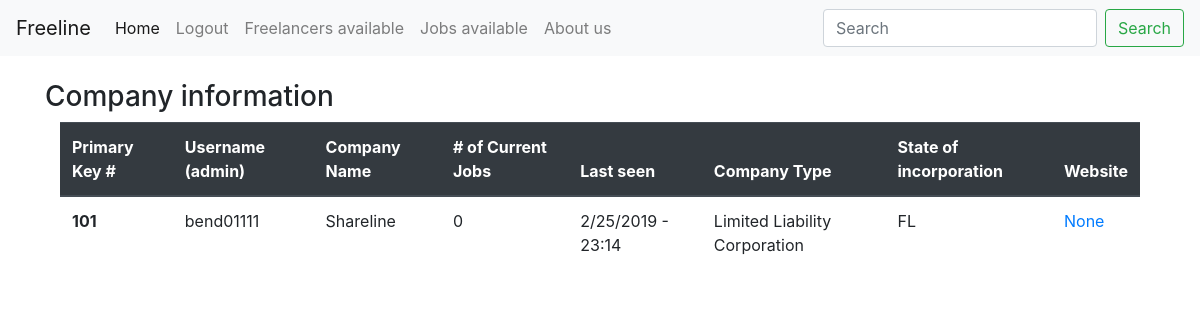
The page /admin/company_info (signed in) on the database as committed earlier.
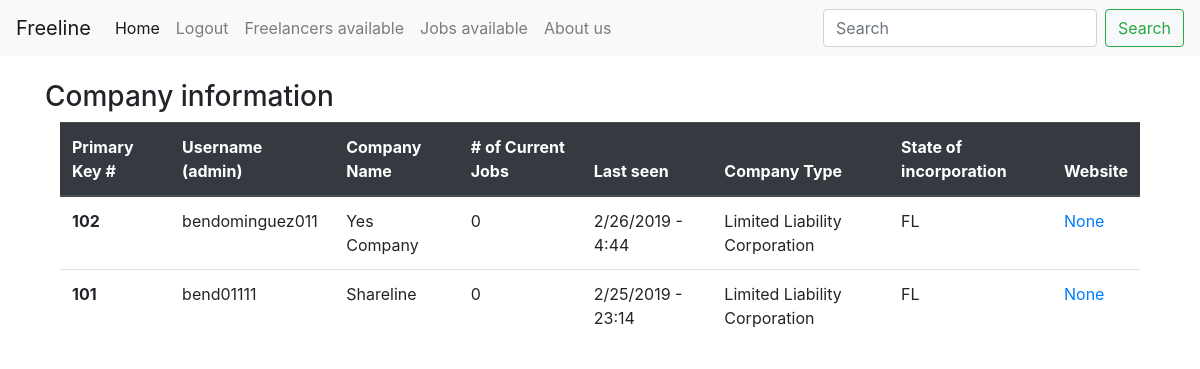
The same page on the database as committed later.
### app/models.py (models this page shows, shortened)
class User(db.Model, UserMixin):
    id = db.Column(db.Integer, primary_key=True)
    username = db.Column(db.String(64), index=True, unique=True)
    password = db.Column(db.String(64))
    first = db.Column(db.String(64), index=True)
    last = db.Column(db.String(64), index=True)
    registration_date = db.Column(db.DateTime, index=True)
    email = db.Column(db.String(64), index=True)
    hours_a_week = db.Column(db.String(64))
    occupation = db.Column(db.String(64), index=True, default='Developer')
    social_id = db.Column(db.String(64), nullable=True) #nullable?
    about_me = db.Column(db.String(1000))
    avatar_data = db.Column(db.String(400))
    last_seen = db.Column(db.DateTime, default=datetime.utcnow)
    startup = db.relationship('Startup', backref='admin', lazy='dynamic')
    jobs = db.relationship('Job', backref='freelancer', lazy='dynamic')
    resume = db.relationship('PastEmployments', backref='freelancer', lazy='dynamic')
    reviews = db.relationship('Reviews', backref='freelancer', lazy='dynamic')
    messages_sent = db.relationship('Message',
    foreign_keys='Message.sender_id', backref='sender', lazy='dynamic')
    messages_recieved = db.relationship('Message',
    foreign_keys='Message.recipient_id', backref='recipient', lazy='dynamic')
    last_message_read_time = db.Column(db.DateTime)
    roles = db.relationship('Role', secondary='user_roles')
    @login.user_loader
    def load_user(user_id):
        return User.query.get(int(user_id))
    def employer(self):
        return ('Employer' in [role.name for role in self.roles])
    def freelancer(self):
        return ('Freelancer' in [role.name for role in self.roles])
    def admin(self):
        return ('Admin' in [role.name for role in self.roles])
    def info(self):
        if self.employer():
            return '<Employer {0}>'.format(self.username)
        elif self.freelancer():
            return '<Freelancer {0} {1}>'.format(self.first, self.last)
        else:
            return '<ROLE NOT ASSIGNED FOR {0}>'.format(self.username)
    __repr__ = info

class Startup(UserMixin, db.Model):
    id = db.Column(db.Integer, primary_key=True)
    company_name = db.Column(db.String(64), index=True, unique=True)
    founded_date = db.Column(db.DateTime, index=True, default=datetime.utcnow)
    website = db.Column(db.String(64), unique=True, index=True)
    email = db.Column(db.String(64), unique=True, index=True)
    """
    information that should be available to developers who
    are considering taking equity in the firm
    """
    access_to_financials = db.Column(db.Boolean) # this can be marked with a check mark
    previously_funded = db.Column(db.Boolean) # this can be marked with a check
    certificate_of_incorporation = db.Column(db.Boolean, default=True)
    state_of_incorporation = db.Column(db.String(64), default='Delaware')
    company_type = db.Column(db.String(64), default='C-Corp')
    taxID = db.Column(db.String(64), default='00-0000000')
    description = db.Column(db.String(1000))
    user_id = db.Column(db.Integer, db.ForeignKey('user.id'))
    logo_data = db.Column(db.String(400))
    jobs = db.relationship('Job', backref='company', lazy='dynamic')
    reviews = db.relationship('Reviews', backref='company', lazy='dynamic')
    def info(self):
        return "<Startup {0}>".format(self.company_name)
    __repr__ = info

### app/routes.py (the view)
@app.route('/admin/company_info')
@login_required
@roles_required(['Admin'])
def company_info():
    page = request.args.get('page', 1, type=int)
    employers = User.query.filter(User.roles.any(name="Employer")).\
    order_by(User.last_seen.desc()).\
    paginate(page, app.config['COMPANIES_PER_PAGE_ADMIN'], False)
    next_url = (url_for('company_info', page=employers.next_num)\
    if employers.has_next else None)
    prev_url = (url_for('company_info', page=employers.prev_num)\
    if employers.has_prev else None)
    return render_template("admin/company_info.html",\
    employers = employers.items,\
    next_url=next_url, prev_url=prev_url)

### app/routes.py (called while the page is built)
def roles_required(roles):
    def real_decorator(view):
        @wraps(view)
        def decorated_view(*args, **kwargs):
            if 'Employer' in roles and current_user.employer():
                return view(*args, **kwargs)
            elif 'Admin' in roles and current_user.admin():
                return view(*args, **kwargs)
            elif 'Freelancer' in roles and current_user.freelancer():
                return view(*args, **kwargs)
            else:
                return render_template('errors/404.html'), 404
        return decorated_view
    return real_decorator

@app.before_request
def before_request():
    if current_user.is_authenticated:
        current_user.last_seen = datetime.utcnow()
        db.session.commit()

### app/templates/admin/company_info.html
{% extends "base.html" %}
{% block content %}
<div class="container">
<div class="row"><br></div>
<div class="row"><h3>Company information</h3></div>
<table class="table">
  <thead class="thead-dark">
    <tr>
      <th scope="col">Primary Key #</th>
      <th scope="col">Username (admin)</th>
      <th scope="col">Company Name</th>
      <th scope="col"># of Current Jobs</th>
      <th scope="col">Last seen</th>
      <th scope="col">Company Type</th>
      <th scope="col">State of incorporation</th>
      <th scope="col">Website</th>
    </tr>
    </thead>
      <tbody>
        {% for employer in employers %}
        <tr>
        <th scope="row">{{ employer.startup.first().id }}</th>
        <td> {{ employer.username }}</td>
        <td> {{ employer.startup.first().company_name }} </td>
        <td> {{ employer.startup.first().jobs.count() }} </td>
        <td> {{ employer.last_seen.month }}/{{ employer.last_seen.day }}/{{ employer.last_seen.year }} - {{ employer.last_seen.hour }}:{{ employer.last_seen.minute }}</td>
        <td> {{ employer.startup.first().company_type }} </td>
        <td> {{ employer.startup.first().state_of_incorporation }}</td>
        <td><a href="{{ employer.startup.website }}"> {{ employer.startup.first().website}}</a></td>
        </tr>
        {% endfor %}
      </tbody>
</table>
</div>
{% endblock content %}

Rows that differ between the two databases and show on the page:
added User: startup.first "102", username "bendominguez011", startup.first "Yes Company", startup.first "0", last_seen.month "2", last_seen.day "26", last_seen.year "2019", last_seen.hour "4", last_seen.minute "44", startup.first "Limited Liability Corporation", startup.first "FL", startup.first "None"
